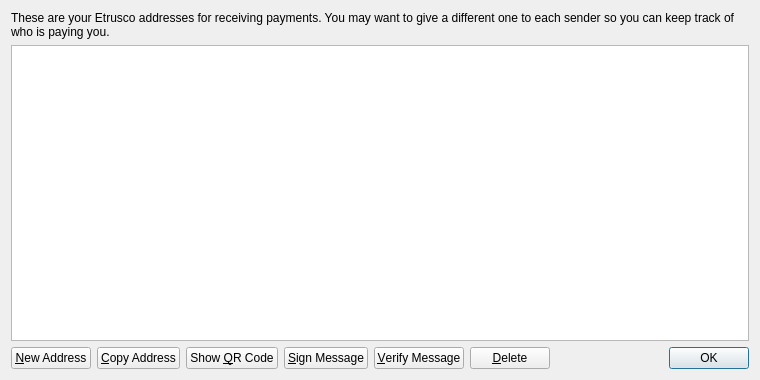
<?xml version="1.0" encoding="UTF-8"?>
<ui version="4.0">
 <class>AddressBookPage</class>
 <widget class="QWidget" name="AddressBookPage">
  <property name="geometry">
   <rect>
    <x>0</x>
    <y>0</y>
    <width>760</width>
    <height>380</height>
   </rect>
  </property>
  <property name="windowTitle">
   <string>Address Book</string>
  </property>
  <layout class="QVBoxLayout" name="verticalLayout">
   <item>
    <widget class="QLabel" name="labelExplanation">
     <property name="text">
      <string>These are your Etrusco addresses for receiving payments. You may want to give a different one to each sender so you can keep track of who is paying you.</string>
     </property>
     <property name="textFormat">
      <enum>Qt::PlainText</enum>
     </property>
     <property name="wordWrap">
      <bool>true</bool>
     </property>
    </widget>
   </item>
   <item>
    <widget class="QTableView" name="tableView">
     <property name="contextMenuPolicy">
      <enum>Qt::CustomContextMenu</enum>
     </property>
     <property name="toolTip">
      <string>Double-click to edit address or label</string>
     </property>
     <property name="tabKeyNavigation">
      <bool>false</bool>
     </property>
     <property name="alternatingRowColors">
      <bool>true</bool>
     </property>
     <property name="selectionMode">
      <enum>QAbstractItemView::SingleSelection</enum>
     </property>
     <property name="selectionBehavior">
      <enum>QAbstractItemView::SelectRows</enum>
     </property>
     <property name="sortingEnabled">
      <bool>true</bool>
     </property>
     <attribute name="verticalHeaderVisible">
      <bool>false</bool>
     </attribute>
    </widget>
   </item>
   <item>
    <layout class="QHBoxLayout" name="horizontalLayout">
     <item>
      <widget class="QPushButton" name="newAddressButton">
       <property name="toolTip">
        <string>Create a new address</string>
       </property>
       <property name="text">
        <string>&amp;New Address</string>
       </property>
       <property name="icon">
        <iconset resource="../bitcoin.qrc">
         <normaloff>:/icons/add</normaloff>:/icons/add</iconset>
       </property>
      </widget>
     </item>
     <item>
      <widget class="QPushButton" name="copyToClipboard">
       <property name="toolTip">
        <string>Copy the currently selected address to the system clipboard</string>
       </property>
       <property name="text">
        <string>&amp;Copy Address</string>
       </property>
       <property name="icon">
        <iconset resource="../bitcoin.qrc">
         <normaloff>:/icons/editcopy</normaloff>:/icons/editcopy</iconset>
       </property>
      </widget>
     </item>
     <item>
      <widget class="QPushButton" name="showQRCode">
       <property name="text">
        <string>Show &amp;QR Code</string>
       </property>
       <property name="icon">
        <iconset resource="../bitcoin.qrc">
         <normaloff>:/icons/qrcode</normaloff>:/icons/qrcode</iconset>
       </property>
      </widget>
     </item>
     <item>
      <widget class="QPushButton" name="signMessage">
       <property name="toolTip">
        <string>Sign a message to prove you own a Bitcoin address</string>
       </property>
       <property name="text">
        <string>&amp;Sign Message</string>
       </property>
       <property name="icon">
        <iconset resource="../bitcoin.qrc">
         <normaloff>:/icons/edit</normaloff>:/icons/edit</iconset>
       </property>
      </widget>
     </item>
     <item>
      <widget class="QPushButton" name="verifyMessage">
       <property name="toolTip">
        <string>Verify a message to ensure it was signed with a specified Bitcoin address</string>
       </property>
       <property name="text">
        <string>&amp;Verify Message</string>
       </property>
       <property name="icon">
        <iconset resource="../bitcoin.qrc">
         <normaloff>:/icons/transaction_0</normaloff>:/icons/transaction_0</iconset>
       </property>
      </widget>
     </item>
     <item>
      <widget class="QPushButton" name="deleteButton">
       <property name="toolTip">
        <string>Delete the currently selected address from the list. Only sending addresses can be deleted.</string>
       </property>
       <property name="text">
        <string>&amp;Delete</string>
       </property>
       <property name="icon">
        <iconset resource="../bitcoin.qrc">
         <normaloff>:/icons/remove</normaloff>:/icons/remove</iconset>
       </property>
      </widget>
     </item>
     <item>
      <spacer name="horizontalSpacer">
       <property name="orientation">
        <enum>Qt::Horizontal</enum>
       </property>
       <property name="sizeHint" stdset="0">
        <size>
         <width>40</width>
         <height>20</height>
        </size>
       </property>
      </spacer>
     </item>
     <item>
      <widget class="QDialogButtonBox" name="buttonBox">
       <property name="sizePolicy">
        <sizepolicy hsizetype="Maximum" vsizetype="Fixed">
         <horstretch>0</horstretch>
         <verstretch>0</verstretch>
        </sizepolicy>
       </property>
       <property name="standardButtons">
        <set>QDialogButtonBox::Ok</set>
       </property>
      </widget>
     </item>
    </layout>
   </item>
  </layout>
 </widget>
 <resources>
  <include location="../bitcoin.qrc"/>
 </resources>
 <connections/>
</ui>
